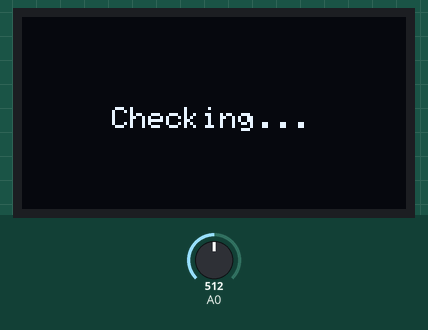
Simulated run of this sketch. Board: Arduino Uno, built with avr-gcc and run on an emulated ATmega328P. Parts: 128×64 one-colour display. The test bench sets the inputs (shaded band); at power-on: A0 = 512.

Above: at 0.1 s.

The sketch:

CO_Sensor.ino
```cpp
#include <Wire.h>
#include <Adafruit_SSD1306.h>
#define OLED_RESET 4

#define SCREEN_WIDTH 128 // OLED display width, in pixels
#define SCREEN_HEIGHT 64 // OLED display height, in pixels

// Declaration for an SSD1306 display connected to I2C (SDA, SCL pins)
#define OLED_RESET     4 // Reset pin # (or -1 if sharing Arduino reset pin)
Adafruit_SSD1306 display(SCREEN_WIDTH, SCREEN_HEIGHT, &Wire, OLED_RESET);

void setup()
{
  pinMode(A0,INPUT);
  display.begin(SSD1306_SWITCHCAPVCC, 0x3C);
  display.clearDisplay();
  Serial.begin(9600);
  display.setTextSize(1);
  display.setTextColor(WHITE);
  display.setCursor(30,30);
  display.setTextSize(1);
  display.print("Checking...");
  display.display();

}

void loop()
{
   while(count(30)!=30);

while(true)
{
  //Formula to Calculate PPM
   float input = analogRead(A0);
   float sensor = input*5/1023;
   float  ppm = 3.027*exp(1.0698*(sensor));

  display.setTextSize(1);
  display.setTextColor(WHITE);
  display.setCursor(50,50);
  display.print(ppm);
  display.display();
  display.clearDisplay();
  delay(500);

if(ppm <= 9.9)
{
  display.clearDisplay();
  display.setTextSize(2);
  display.setTextColor(WHITE);
  display.setCursor(10,5);
  display.println("Fresh Air");
  display.setTextSize(1);
  display.setTextColor(WHITE);
  display.setCursor(27,35);
  display.println("CO value(ppm)");
  display.display();
 }

else if(ppm > 9.9)
{
  display.clearDisplay();
  display.setTextSize(2);
  display.setTextColor(WHITE);
  display.setCursor(2,5);
  display.println("WEAR MASK!");
  display.setTextSize(1);
  display.setTextColor(WHITE);
  display.setCursor(27,35);
  display.println("CO value(ppm)");
  display.display();
}
}
}


int count(int j)
{
  int i;
  for(i=0; i<j; i++)
{
  delay(1000);
 }
  return i;
}
```
